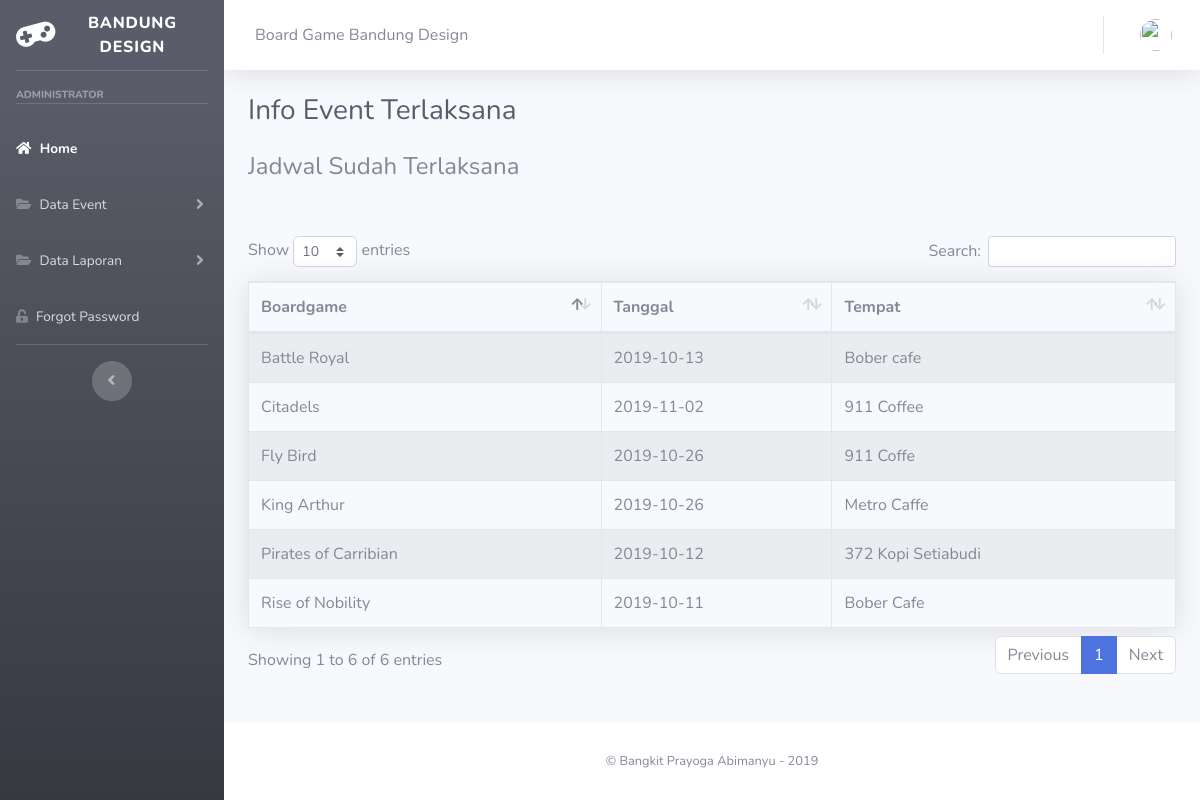
Screenshot of /my-project/user/terlaksana with the database file from the repository.
### tables this page shows
CREATE TABLE `event_ak` (
  `id` int(11) NOT NULL,
  `boardgame` varchar(128) NOT NULL,
  `tanggal` date NOT NULL,
  `tempat` varchar(128) NOT NULL,
  `status` int(11) NOT NULL,
  `notif` varchar(20) NOT NULL
);

### my-project/application/controllers/User.php (called while the page is built, shortened)
<?php
class User extends CI_Controller
{
    public function __construct()
    {
        $this->load->model('mdataps');
        $this->load->model('mdatapd');
        $this->load->model('eventAk');
    }
    public function terlaksana()
    {
        $data['user'] = $this->db->get_where('user', ['email' => $this->session->userdata('email')])->row_array();
        $this->load->helper('url');
        $data['data'] = $this->eventAk->tampil_data_ter();
        $this->load->view('templates/header', $data);
        $this->load->view('templates/sidebar', $data);
        $this->load->view('templates/topbar', $data);
        $this->load->view('user/terlaksana', $data);
        $this->load->view('templates/footer');
    }
}

### my-project/index.php (called while the page is built, shortened)
<?php
require_once BASEPATH.'core/CodeIgniter.php';

### my-project/application/models/EventAk.php (called while the page is built, shortened)
<?php
class eventAk extends CI_Model
{
    function tampil_data_ter()
    {
        $this->db->where('status', 1);
        return $this->db->get('event_ak');
    }
}

### my-project/application/views/user/terlaksana.php (the view)
<div class="container-fluid">
    <h1 class="h3 mb-4 text-gray-800"> Info Event Terlaksana</h1>
    <section class="content">
        <tr>
            <th>
                <h4> Jadwal Sudah Terlaksana</h4>
            </th>
        </tr>
        <br>
        <br>
        <table class="table table-bordered table-striped shadow " id="table1">
            <thead>
                <tr>
                    <th> Boardgame </th>
                    <th> Tanggal </th>
                    <th> Tempat </th>
                </tr>
            </thead>
            <tbody>
                <?php foreach ($data->result() as $p) : ?>
                    <tr>
                        <td><?php echo $p->boardgame; ?></td>
                        <td><?php echo $p->tanggal; ?></td>
                        <td><?php echo $p->tempat; ?></td>
                    </tr>
                <?php endforeach; ?>
            </tbody>
        </table>
    </section>
</div>
</div>

### rows the page displays
event_ak: boardgame "Pirates of Carribian", tanggal "2019-10-12", tempat "372 Kopi Setiabudi"
event_ak: boardgame "King Arthur", tanggal "2019-10-26", tempat "Metro Caffe"
event_ak: boardgame "Battle Royal", tanggal "2019-10-13", tempat "Bober cafe"
event_ak: boardgame "Fly Bird", tanggal "2019-10-26", tempat "911 Coffe"
event_ak: boardgame "Citadels", tanggal "2019-11-02", tempat "911 Coffee"
event_ak: boardgame "Rise of Nobility", tanggal "2019-10-11", tempat "Bober Cafe"
